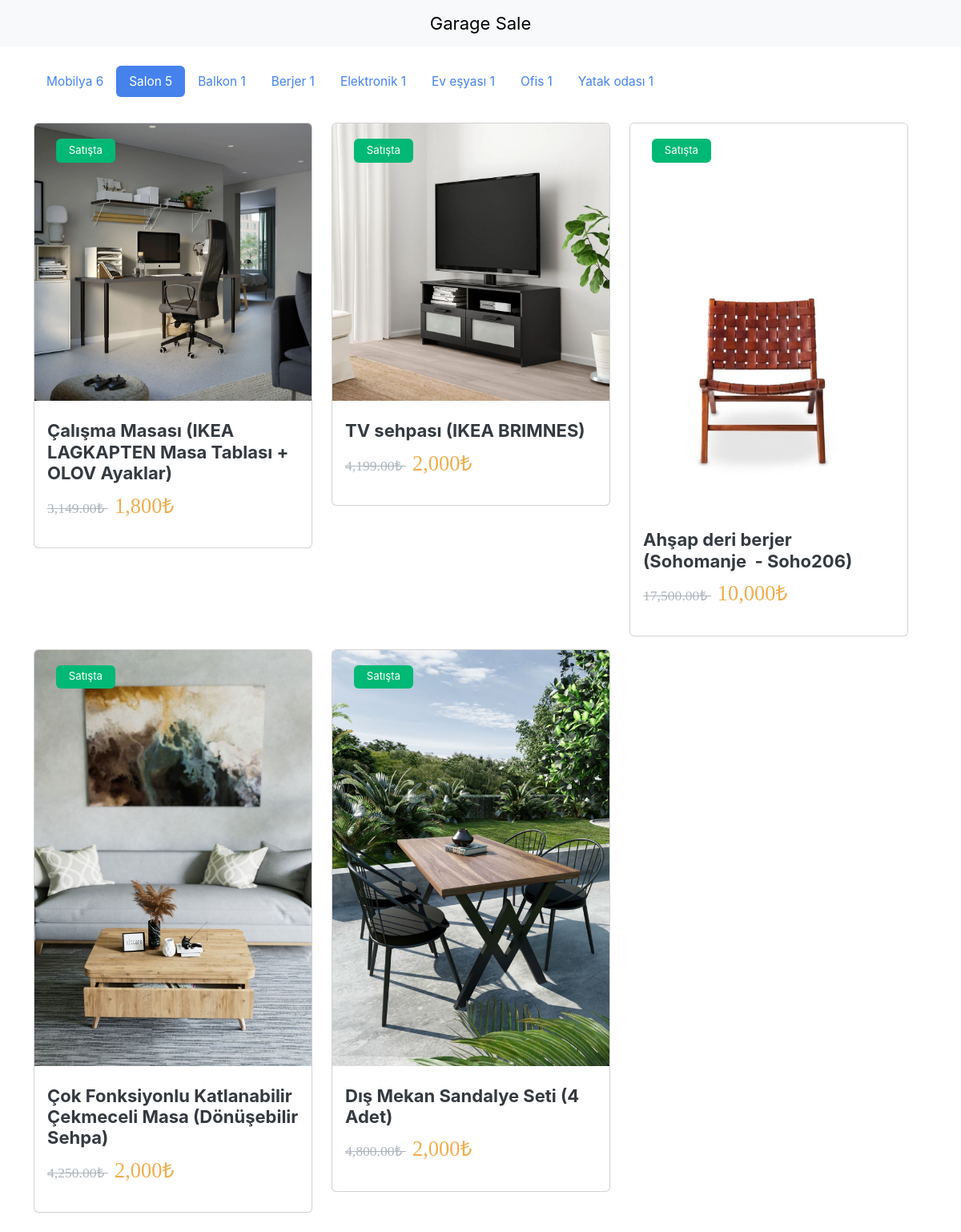
Page /?tag=salon on the committed database.
### market/models.py (models this page shows, shortened)
class Tag(models.Model):
    name = models.CharField(max_length=50, unique=True)
    slug = models.SlugField(max_length=50, unique=True)

class Item(models.Model):
    description = MarkdownField(rendered_field='description_rendered', validator=VALIDATOR_STANDARD, default='')
    description_rendered = RenderedMarkdownField(null=True, blank=True)
    is_sold = models.BooleanField(default=False)
    links = models.ManyToManyField(ItemLink, related_name='items', blank=True)
    name = models.CharField(max_length=255)
    notes = MarkdownField(rendered_field='notes_rendered', validator=VALIDATOR_STANDARD, default='')
    notes_rendered = RenderedMarkdownField(null=True, blank=True)
    purchase_price = models.DecimalField(max_digits=10, decimal_places=2)
    sale_price = models.CharField(max_length=50)
    tags = models.ManyToManyField(Tag, related_name='items', blank=True)

class ItemImage(models.Model):
    item = models.ForeignKey(Item, related_name='images', on_delete=models.CASCADE)
    image = models.ImageField(upload_to='market/')

### market/views.py (the view)
# urls.py: path('', views.list_view, name='list'),
def list_view(request):
    tag_slug = request.GET.get('tag')
    if tag_slug:
        items = Item.objects.filter(tags__slug=tag_slug).all()
    else:
        items = Item.objects.all()
    tags = Tag.objects.annotate(count=Count('items')).order_by('-count')
    return render(
        request,
        'market/list.html',
        {'items': items, 'tags': tags, 'selected_tag': tag_slug}
    );

### market/templates/market/list.html (shortened to what this page needs)
{% extends "layout.html" %}
{% load bootstrap_icons %}
{% load humanize %}
{% block content %}
    <div class="container">
        <div class="row">
            <div class="col-12">
                <ul class="nav nav-pills">
                    {% for tag in tags %}
                        <li class="nav-item">
                            <a
                              href="
                                {% if tag.slug == selected_tag %}{% url 'market:list' %}{% else %}{% url 'market:list' %}?tag={{ tag.slug }}{% endif %}"
                              class="nav-link {% if tag.slug == selected_tag %}active{% endif %}"
                            >
                                {{ tag.name.capitalize }} {{ tag.count }}
                            </a>
                        </li>
                    {% endfor %}
                </ul>
            </div>
            <div class="row gy-3" data-masonry='{"percentPosition": true }'>
                {% for item in items %}
                    <div class="col-12 col-md-6 col-xl-4 position-relative">
                        <div class="position-absolute z-3" style="top:20px; left:40px">
                            {% if item.is_sold %}
                                <span class="badge bg-danger">Satıldı</span>
                            {% else %}
                                <span class="badge bg-success">Satışta</span>
                            {% endif %}
                        </div>
                        <div class="card mh-100 {% if item.is_sold == True %} pe-none opacity-50 {% endif %}">
                            {% if item.images.all|length > 0 %}
                                <img src="{{ item.images.first.image.url }}" class="card-img-top" alt="{{ item.name }}">
                            {% endif %}
                            <div class="card-body">
                                <h5 class="card-title mt-2">
                                    {{ item.name }}
                                </h5>
                                <p class="card-text fw-medium">
                                    <span class="text-decoration-line-through text-secondary">
                                        {{ item.purchase_price | intcomma }}₺
                                    </span>
                                    <span class="text-warning ms-2 fs-4 fw-medium">
                                        {{ item.sale_price | intcomma }}₺
                                    </span>
                                </p>
                            </div>
                        </div>
                    </div>
                {% endfor %}
            </div>
        </div>
    </div>
{% endblock %}

### rows in the picture
Tag: name "Mobilya", count "6"
Tag: name "Salon", count "5"
Tag: name "Balkon", count "1"
Tag: name "Berjer", count "1"
Tag: name "Elektronik", count "1"
Tag: name "Ev eşyası", count "1"
Tag: name "Ofis", count "1"
Tag: name "Yatak odası", count "1"
Item: is_sold "Satışta", images.first.image (picture), name "Çalışma Masası (IKEA LAGKAPTEN Masa Tablası + OLOV Ayaklar)", purchase_price "3,149.00", sale_price "1,800"
Item: is_sold "Satışta", images.first.image (picture), name "TV sehpası (IKEA BRIMNES)", purchase_price "4,199.00", sale_price "2,000"
Item: is_sold "Satışta", images.first.image (picture), name "Ahşap deri berjer (Sohomanje - Soho206)", purchase_price "17,500.00", sale_price "10,000"
Item: is_sold "Satışta", images.first.image (picture), name "Çok Fonksiyonlu Katlanabilir Çekmeceli Masa (Dönüşebilir Sehpa)", purchase_price "4,250.00", sale_price "2,000"
Item: is_sold "Satışta", images.first.image (picture), name "Dış Mekan Sandalye Seti (4 Adet)", purchase_price "4,800.00", sale_price "2,000"
